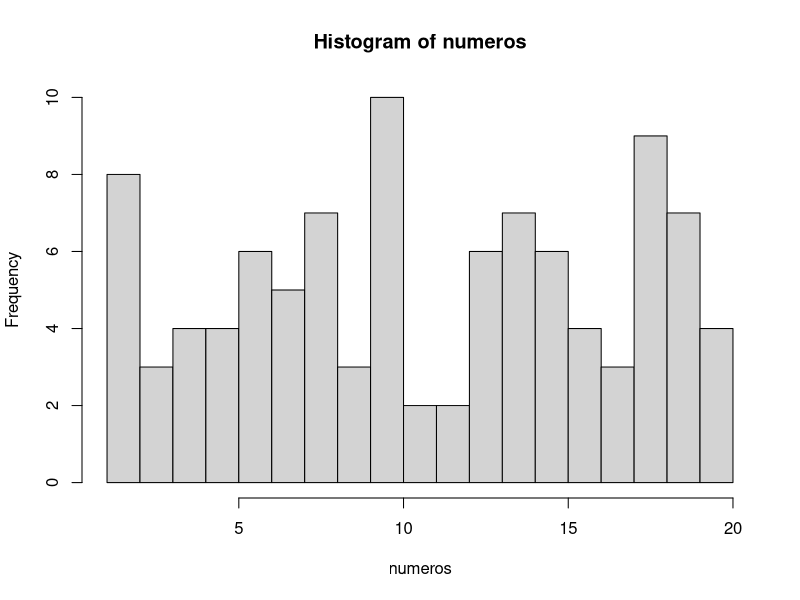

Here is the R script that generated this plot:
## ---- chunk 1
numeros <- sample(1:20, 100, TRUE)
numeros
## ---- chunk 2
mediana <- median(numeros)
mediana
## ---- chunk 3
media <- mean(numeros)
media
## ---- chunk 4
# El argumento breaks nos permite dividir en histograma en las partes que queramos
hist(numeros, breaks = 20)
## ---- chunk 5
tabla.frecuencias <- data.frame(table(numeros))
tabla.frecuencias
## ---- chunk 6
# Con la función seq, creamos una secuencia de 1 a 10 en intervalos de 0.1 en 0.1
secuencia <- seq(1, 10, 0.1)
muestra <- sample(secuencia, 100, TRUE)
muestra
## ---- chunk 7
# Aquí el cálculo de la mediana 
mediana.muestra<- median(muestra)
mediana.muestra
## ---- chunk 8
# Aquí el cálculo de la media
media.muestra <- mean(muestra)
media.muestra
## ---- chunk 9
# Aquí el cálculo de la moda
tabla.muestra <- data.frame(table(muestra))
tabla.muestra
moda.muestra <- 6.8
moda.muestra
